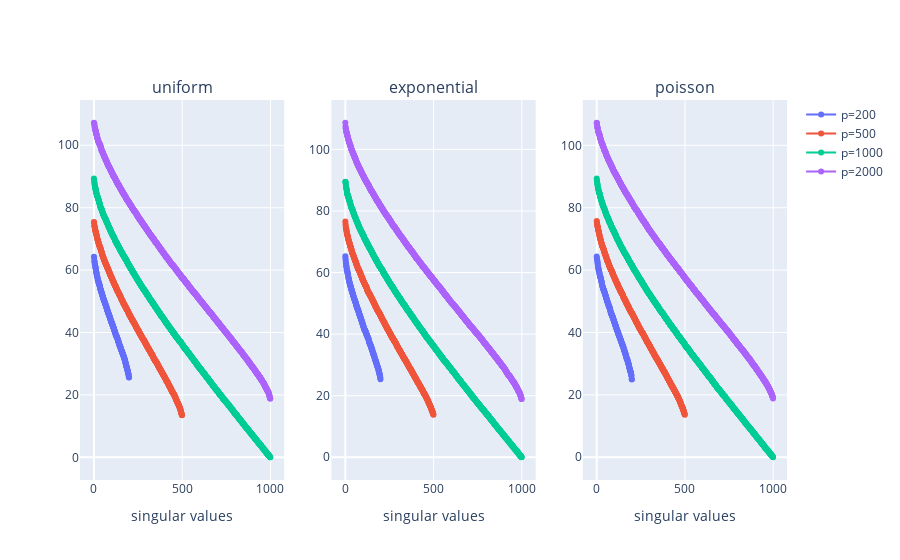

Source (notebook cell):
### Markdown cell above
### question 9

### Code cell
# init figure
fig = make_subplots(
    rows=1,
    cols=3,
    subplot_titles=list(DICT_DIST.keys())
)

# params
n = 1000
values_p = [200, 500, 1000, 2000]
arr_colors = ['#636EFA', '#EF553B', '#00CC96', '#AB63FA']

for i, dist_name in enumerate(DICT_DIST):
    for p, color_name in zip(values_p, arr_colors):
        # build and apply svd
        X = sample_from(n, p, dist_name)
        _, singular_vals, _ = np.linalg.svd(X)

        # plot
        fig.add_trace(
            go.Scatter(
                y=singular_vals,
                mode="markers+lines",
                name=f"p={p}",
                marker_color=color_name,
                showlegend=False if dist_name != "uniform" else True
            ),
            row=1, col=i+1
        )

# set axis layout
for i in [1, 2, 3]:
    fig.update_xaxes(
        title_text="singular values",
        row=1, col=i
    )


fig.show()

### Figure 1 — Plotly figure (JSON) as saved in the notebook; plotly's stock layout.template omitted (floating-point values rounded to 4 significant figures; data arrays with more than 128 entries replaced by an {"elided": "..."} marker saying what was removed)
{"data": [{"marker": {"color": "#636EFA"}, "mode": "markers+lines", "name": "p=200", "showlegend": true, "type": "scatter", "xaxis": "x", "y": {"elided": "200 float values"}, "yaxis": "y"}, {"marker": {"color": "#EF553B"}, "mode": "markers+lines", "name": "p=500", "showlegend": true, "type": "scatter", "xaxis": "x", "y": {"elided": "500 float values"}, "yaxis": "y"}, {"marker": {"color": "#00CC96"}, "mode": "markers+lines", "name": "p=1000", "showlegend": true, "type": "scatter", "xaxis": "x", "y": {"elided": "1000 float values"}, "yaxis": "y"}, {"marker": {"color": "#AB63FA"}, "mode": "markers+lines", "name": "p=2000", "showlegend": true, "type": "scatter", "xaxis": "x", "y": {"elided": "1000 float values"}, "yaxis": "y"}, {"marker": {"color": "#636EFA"}, "mode": "markers+lines", "name": "p=200", "showlegend": false, "type": "scatter", "xaxis": "x2", "y": {"elided": "200 float values"}, "yaxis": "y2"}, {"marker": {"color": "#EF553B"}, "mode": "markers+lines", "name": "p=500", "showlegend": false, "type": "scatter", "xaxis": "x2", "y": {"elided": "500 float values"}, "yaxis": "y2"}, {"marker": {"color": "#00CC96"}, "mode": "markers+lines", "name": "p=1000", "showlegend": false, "type": "scatter", "xaxis": "x2", "y": {"elided": "1000 float values"}, "yaxis": "y2"}, {"marker": {"color": "#AB63FA"}, "mode": "markers+lines", "name": "p=2000", "showlegend": false, "type": "scatter", "xaxis": "x2", "y": {"elided": "1000 float values"}, "yaxis": "y2"}, {"marker": {"color": "#636EFA"}, "mode": "markers+lines", "name": "p=200", "showlegend": false, "type": "scatter", "xaxis": "x3", "y": {"elided": "200 float values"}, "yaxis": "y3"}, {"marker": {"color": "#EF553B"}, "mode": "markers+lines", "name": "p=500", "showlegend": false, "type": "scatter", "xaxis": "x3", "y": {"elided": "500 float values"}, "yaxis": "y3"}, {"marker": {"color": "#00CC96"}, "mode": "markers+lines", "name": "p=1000", "showlegend": false, "type": "scatter", "xaxis": "x3", "y": {"elided": "1000 float values"}, "yaxis": "y3"}, {"marker": {"color": "#AB63FA"}, "mode": "markers+lines", "name": "p=2000", "showlegend": false, "type": "scatter", "xaxis": "x3", "y": {"elided": "1000 float values"}, "yaxis": "y3"}], "layout": {"annotations": [{"font": {"size": 16}, "showarrow": false, "text": "uniform", "x": 0.1444, "xanchor": "center", "xref": "paper", "y": 1, "yanchor": "bottom", "yref": "paper"}, {"font": {"size": 16}, "showarrow": false, "text": "exponential", "x": 0.5, "xanchor": "center", "xref": "paper", "y": 1, "yanchor": "bottom", "yref": "paper"}, {"font": {"size": 16}, "showarrow": false, "text": "poisson", "x": 0.8556, "xanchor": "center", "xref": "paper", "y": 1, "yanchor": "bottom", "yref": "paper"}], "xaxis": {"anchor": "y", "domain": [0, 0.2889], "title": {"text": "singular values"}}, "xaxis2": {"anchor": "y2", "domain": [0.3556, 0.6444], "title": {"text": "singular values"}}, "xaxis3": {"anchor": "y3", "domain": [0.7111, 1], "title": {"text": "singular values"}}, "yaxis": {"anchor": "x", "domain": [0, 1]}, "yaxis2": {"anchor": "x2", "domain": [0, 1]}, "yaxis3": {"anchor": "x3", "domain": [0, 1]}}}
